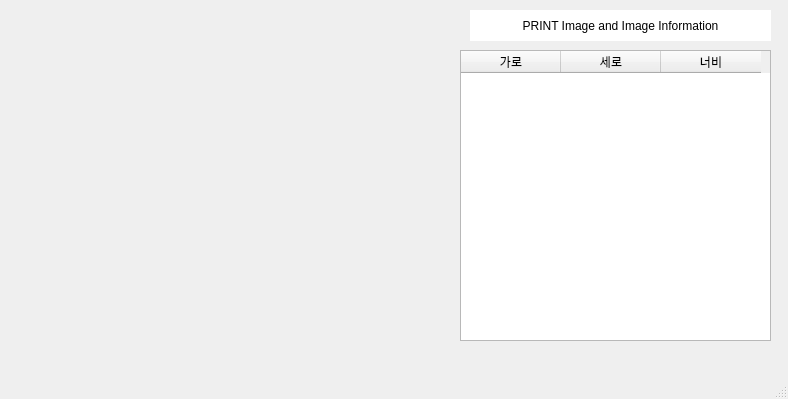
<?xml version="1.0" encoding="UTF-8"?>
<ui version="4.0">
 <class>MainWindow</class>
 <widget class="QMainWindow" name="MainWindow">
  <property name="geometry">
   <rect>
    <x>0</x>
    <y>0</y>
    <width>788</width>
    <height>399</height>
   </rect>
  </property>
  <property name="windowTitle">
   <string>MainWindow</string>
  </property>
  <widget class="QWidget" name="centralwidget">
   <widget class="QLabel" name="label">
    <property name="geometry">
     <rect>
      <x>470</x>
      <y>10</y>
      <width>301</width>
      <height>31</height>
     </rect>
    </property>
    <property name="styleSheet">
     <string notr="true">font: 75 20pt &quot;210 멋진어느날 R&quot;;
background-color: rgb(255, 255, 255);</string>
    </property>
    <property name="text">
     <string>PRINT Image and Image Information</string>
    </property>
    <property name="alignment">
     <set>Qt::AlignCenter</set>
    </property>
   </widget>
   <widget class="QTableWidget" name="tableWidget">
    <property name="geometry">
     <rect>
      <x>460</x>
      <y>50</y>
      <width>311</width>
      <height>291</height>
     </rect>
    </property>
    <column>
     <property name="text">
      <string>가로</string>
     </property>
    </column>
    <column>
     <property name="text">
      <string>세로</string>
     </property>
    </column>
    <column>
     <property name="text">
      <string>너비</string>
     </property>
    </column>
   </widget>
   <widget class="QLabel" name="imageLabel">
    <property name="geometry">
     <rect>
      <x>20</x>
      <y>20</y>
      <width>420</width>
      <height>320</height>
     </rect>
    </property>
    <property name="text">
     <string/>
    </property>
    <property name="pixmap">
     <pixmap>image.jpg</pixmap>
    </property>
    <property name="alignment">
     <set>Qt::AlignCenter</set>
    </property>
   </widget>
  </widget>
  <widget class="QMenuBar" name="menubar">
   <property name="geometry">
    <rect>
     <x>0</x>
     <y>0</y>
     <width>788</width>
     <height>21</height>
    </rect>
   </property>
  </widget>
  <widget class="QStatusBar" name="statusbar"/>
 </widget>
 <resources/>
 <connections/>
</ui>
